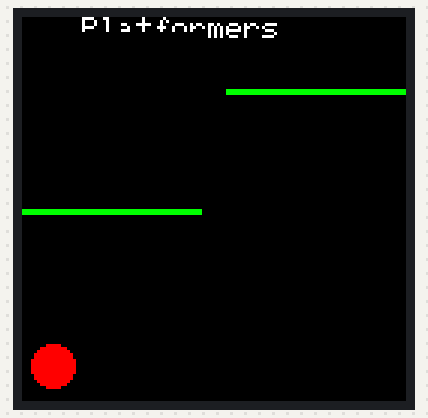
The sketch below on a simulated ESP32-S3. On the bench: 128×128 colour display.

Above: at 0.51 s.
At 5.06 s:
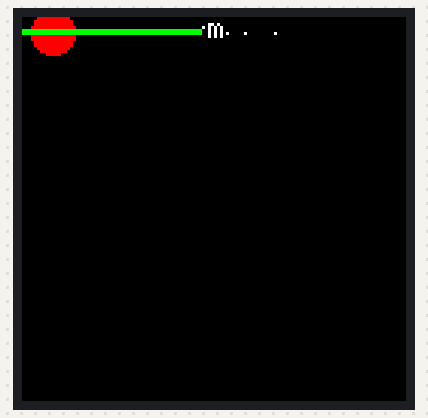
At 9.56 s:
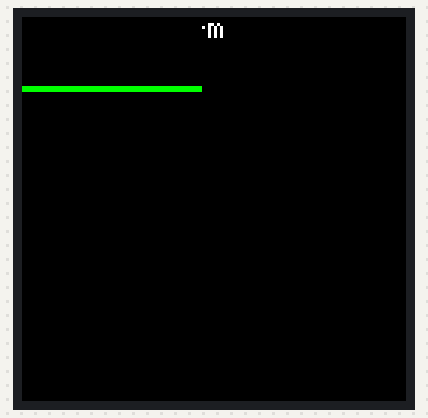
At 18.66 s:
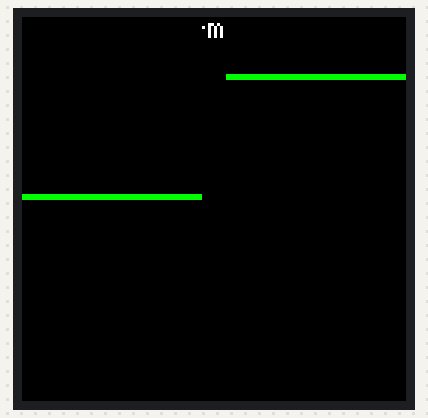
At 27.77 s:
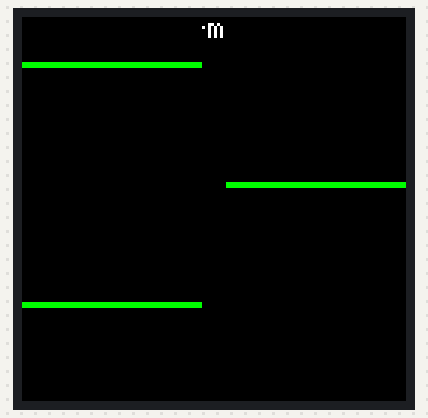
At 36.9 s:
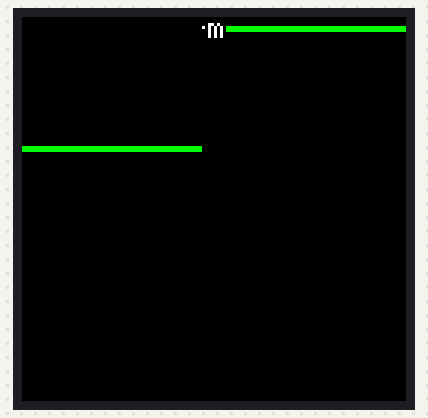

The sketch:

anim_test.ino
```cpp
// (licence header left out)
#include <Adafruit_GFX.h>    // Core graphics library
#include <Adafruit_ST7735.h> // Hardware-specific library for ST7735
#include <Adafruit_ST7789.h> // Hardware-specific library for ST7789
#include <SPI.h>

#ifdef ADAFRUIT_HALLOWING
  #define TFT_CS        39 // Hallowing display control pins: chip select
  #define TFT_RST       37 // Display reset
  #define TFT_DC        38 // Display data/command select
  #define TFT_BACKLIGHT  7 // Display backlight pin

#elif defined(ARDUINO_FEATHER_ESP32) // Feather Huzzah32
  #define TFT_CS         14
  #define TFT_RST        15
  #define TFT_DC         32

#elif defined(ESP8266)
  #define TFT_CS         4
  #define TFT_RST        16
  #define TFT_DC         5

#else
  // For the breakout board, you can use any 2 or 3 pins.
  // These pins will also work for the 1.8" TFT shield.
  #define TFT_CS        10
  #define TFT_RST        9 // Or set to -1 and connect to Arduino RESET pin
  #define TFT_DC         8
#endif

#define SerialDebugging true

// OPTION 1 (recommended) is to use the HARDWARE SPI pins, which are unique
// to each board and not reassignable. For Arduino Uno: MOSI = pin 11 and
// SCLK = pin 13. This is the fastest mode of operation and is required if
// using the breakout board's microSD card.

// For 1.44" and 1.8" TFT with ST7735 (including HalloWing) use:
Adafruit_ST7735 tft = Adafruit_ST7735(TFT_CS, TFT_DC, TFT_RST);

// For 1.3", 1.54", and 2.0" TFT with ST7789:
//Adafruit_ST7789 tft = Adafruit_ST7789(TFT_CS, TFT_DC, TFT_RST);

// OPTION 2 lets you interface the display using ANY TWO or THREE PINS,
// tradeoff being that performance is not as fast as hardware SPI above.
//#define TFT_MOSI 11  // Data out
//#define TFT_SCLK 13  // Clock out
//Adafruit_ST7735 tft = Adafruit_ST7735(TFT_CS, TFT_DC, TFT_MOSI, TFT_SCLK, TFT_RST);

// connect a push button between ground and...
const uint8_t   Button_pin              = 2;

// color definitions
const uint16_t  Display_Color_Black        = 0x0000;
const uint16_t  Display_Color_Blue         = 0x001F;
const uint16_t  Display_Color_Red          = 0xF800;
const uint16_t  Display_Color_Green        = 0x07E0;
const uint16_t  Display_Color_Cyan         = 0x07FF;
const uint16_t  Display_Color_Magenta      = 0xF81F;
const uint16_t  Display_Color_Yellow       = 0xFFE0;
const uint16_t  Display_Color_White        = 0xFFFF;

#define PLATFORM_COLOR 0x07E0
#define BG_COLOR 0x0000
#define BALL_COLOR 0xF800

void setup() {

    // button press pulls pin LOW so configure HIGH
    pinMode(Button_pin,INPUT_PULLUP);

    // use an interrupt to sense when the button is pressed

    #if (SerialDebugging)
    Serial.begin(115200); while (!Serial); Serial.println();
    #endif

    // settling time
    delay(250);

    // ignore any power-on-reboot garbage


    #ifdef ADAFRUIT_HALLOWING
      // HalloWing is a special case. It uses a ST7735R display just like the
      // breakout board, but the orientation and backlight control are different.
      tft.initR(INITR_HALLOWING);        // Initialize HalloWing-oriented screen
      pinMode(TFT_BACKLIGHT, OUTPUT);
      digitalWrite(TFT_BACKLIGHT, HIGH); // Backlight on
    #else
      // Use this initializer if using a 1.8" TFT screen:
      // tft.initR(INITR_BLACKTAB);      // Init ST7735S chip, black tab

      // OR use this initializer (uncomment) if using a 1.44" TFT:
      tft.initR(INITR_144GREENTAB); // Init ST7735R chip, green tab

      // OR use this initializer (uncomment) if using a 0.96" 180x60 TFT:
      //tft.initR(INITR_MINI160x80);  // Init ST7735S mini display

      // OR use this initializer (uncomment) if using a 1.54" 240x240 TFT:
      //tft.init(240, 240);           // Init ST7789 240x240

      // OR use this initializer (uncomment) if using a 2.0" 320x240 TFT:
      //tft.init(240, 320);           // Init ST7789 320x240

      // SPI speed defaults to SPI_DEFAULT_FREQ defined in the library, you can override it here
      // Note that speed allowable depends on chip and quality of wiring, if you go too fast, you
      // may end up with a black screen some times, or all the time.
      //tft.setSPISpeed(40000000);
    #endif

    // initialise the display
    tft.fillScreen(BG_COLOR);
    tft.setCursor(20, 0);
    tft.setTextSize(1.1);
    tft.print("Platformers");
}

// int platformsxx[4][4]=[[0,0,0,0],
//                     [0,0,0,0],
//                     [0,0,0,0],
//                     [0,0,0,0]];

int ball_x=10;
int ball_radius=7;


int wi=60;
int hi=2;

int i = 0;

int ball_y=128-ball_radius-hi;

int change_i = 0;

void platforms(int x, int y,int width, int height, uint16_t color){
  tft.fillRect(x,  y,  width,  height,color);
}


void loop() {
    tft.setTextColor(Display_Color_Black);
    tft.fillCircle(ball_x,ball_y, ball_radius, BG_COLOR);
    platforms(0,128-hi-i,wi,hi, Display_Color_Black);
    platforms(128-wi,128-hi-40-i,wi,hi, Display_Color_Black);
    platforms(0,128-hi-80-i,wi,hi, Display_Color_Black);
    if(ball_x>128-ball_radius){
      ball_x=10;
    }
    ball_y-=1;
    i = (i+change_i)%108+20;

    if(ball_y>128-hi-80-i+ball_radius){
      //This is to check if we need the motion or not
      change_i = 1;
    }else if (ball_y<128-hi-ball_radius){
      change_i = 0;
    }

    tft.fillCircle(ball_x,ball_y, ball_radius, BALL_COLOR);

    platforms(0,(128-hi-i)%128,wi,hi, PLATFORM_COLOR);
    platforms(128-wi,(128-hi-40-i)%128,wi,hi, PLATFORM_COLOR);
    platforms(0,(128-hi-80-i)%128,wi,hi, PLATFORM_COLOR);

    // tft.setTextColor(Display_Color_Black);
    // tft.fillCircle(ball_x,ball_y, ball_radius, BG_COLOR);
    // if(ball_x>128-ball_radius){
    //   ball_x=10;
    // }
    // ball_x+=1;
    // i += 1;
    // tft.fillCircle(ball_x,ball_y, ball_radius, BALL_COLOR);
    // platforms(0,128-hi,wi,hi, PLATFORM_COLOR);
    // platforms(128-wi,128-hi-40,wi,hi, PLATFORM_COLOR);
    // platforms(0,128-hi-80,wi,hi, PLATFORM_COLOR);
    delay(40);
}
```
